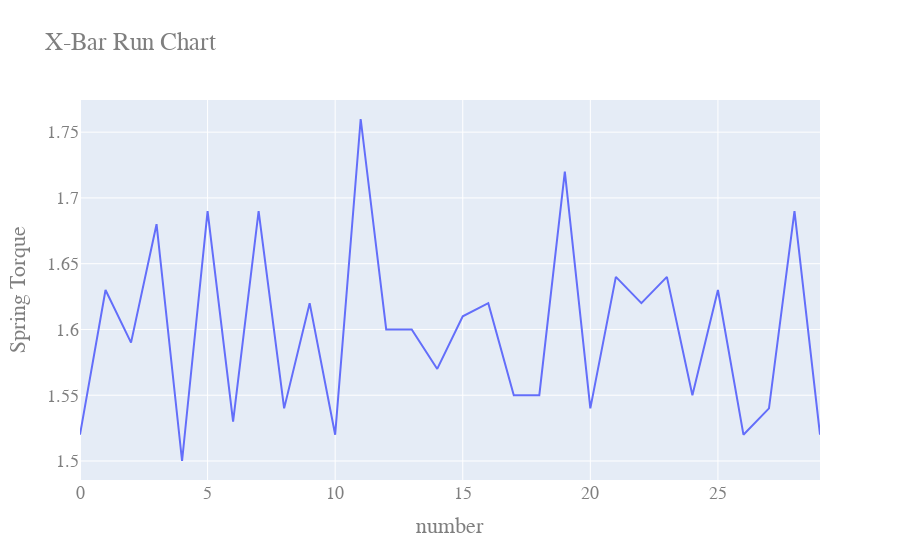

Notebook cell for this chart:
### Code cell
fig = go.Figure()


fig.add_trace(go.Scatter(x=df['number'],y=run_var,name="original values"))

fig.update_layout(title="X-Bar Run Chart",xaxis_title="number",yaxis_title='{}'.format(y_label),
                  font=dict(family="Courier New, monospace",size=18,color="#7f7f7f"))
fig.show()

### Figure 1 — Plotly figure (JSON) as saved in the notebook; plotly's stock layout.template omitted (floating-point values rounded to 4 significant figures)
{"data": [{"name": "original values", "type": "scatter", "x": [0, 1, 2, 3, 4, 5, 6, 7, 8, 9, 10, 11, 12, 13, 14, 15, 16, 17, 18, 19, 20, 21, 22, 23, 24, 25, 26, 27, 28, 29], "y": [1.52, 1.63, 1.59, 1.68, 1.5, 1.69, 1.53, 1.69, 1.54, 1.62, 1.52, 1.76, 1.6, 1.6, 1.57, 1.61, 1.62, 1.55, 1.55, 1.72, 1.54, 1.64, 1.62, 1.64, 1.55, 1.63, 1.52, 1.54, 1.69, 1.52]}], "layout": {"font": {"color": "#7f7f7f", "family": "Courier New, monospace", "size": 18}, "title": {"text": "X-Bar Run Chart"}, "xaxis": {"title": {"text": "number"}}, "yaxis": {"title": {"text": "Spring Torque"}}}}
